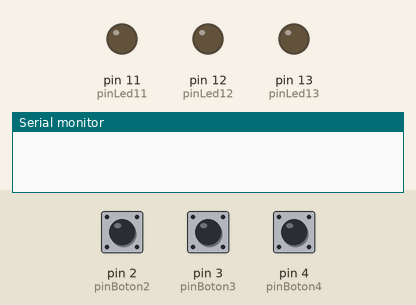
This sketch was run on a simulated Arduino Uno, built with avr-gcc and run on an emulated ATmega328P. Parts: output pins drawn as LEDs (lit = HIGH), the last lines printed to the serial monitor. The test bench sets the inputs (shaded band); at power-on: pin 2 (pinBoton2) LOW, pin 3 (pinBoton3) LOW, pin 4 (pinBoton4) LOW.

Above: at 1.2 s.
1.3 s: pin 2 (pinBoton2) pulled HIGH for 0.15 s
At 1.37 s:
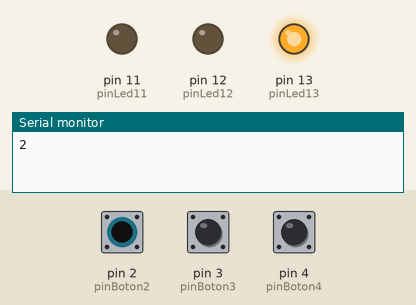
2.9 s: pin 3 (pinBoton3) pulled HIGH for 0.15 s
At 2.97 s:
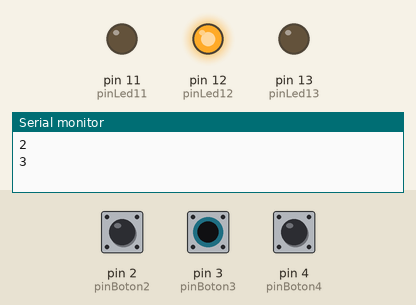
4.5 s: pin 4 (pinBoton4) pulled HIGH for 0.15 s
At 4.57 s:
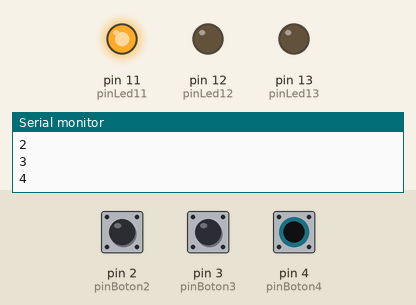
6.1 s: pin 4 (pinBoton4) pulled HIGH for 3.2 s
At 9.9 s:
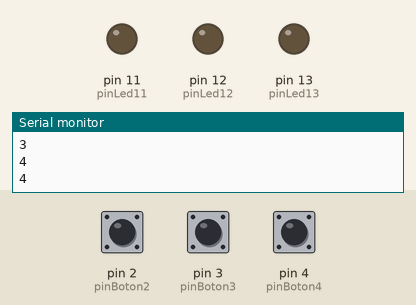
10.8 s: pin 2 (pinBoton2) pulled HIGH for 3.2 s
At 11.1 s:
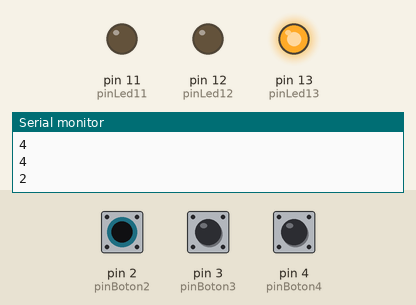
15.5 s: pin 2 (pinBoton2) driven HIGH and pin 3 (pinBoton3) driven HIGH
At 15.8 s:
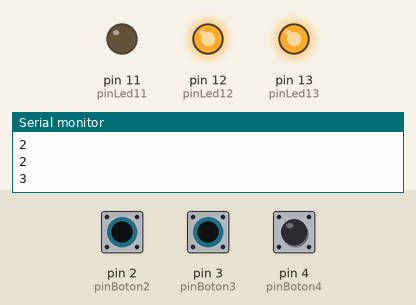
Timing chart, 0 to 18.0 s (numbered marks = the images above; inputs shaded):
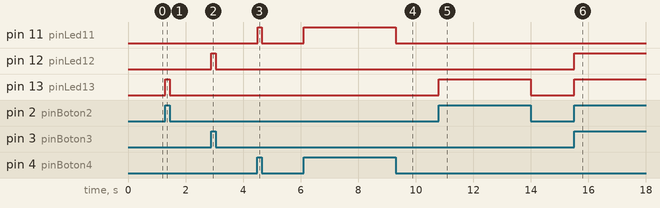

The sketch:

botonmusic.ino
```cpp
int pinBoton2 = 2;
int pinBoton3 = 3;
int pinBoton4 = 4;
int pinLed11 = 11;
int pinLed12 = 12;
int pinLed13 =  13;
int estadoBoton2Actual = 0;
int estadoBoton2Anterior = 0;
int estadoBoton3Actual = 0;
int estadoBoton3Anterior = 0;
int estadoBoton4Actual = 0;
int estadoBoton4Anterior = 0;

void setup() {
Serial.begin(9600);
// Inicializa el pin del LED como salida:
pinMode(pinLed13, OUTPUT);
pinMode(pinLed12, OUTPUT);
pinMode(pinLed11, OUTPUT);
// Inicializa el pin del botón como entrada:
pinMode(pinBoton2, INPUT);
pinMode(pinBoton3, INPUT);
pinMode(pinBoton4, INPUT);
}

void loop(){
  estadoBoton2Actual = digitalRead(pinBoton2);
  estadoBoton3Actual = digitalRead(pinBoton3);
  estadoBoton4Actual = digitalRead(pinBoton4);

  if (estadoBoton2Actual == HIGH & estadoBoton2Anterior == LOW) {
       Serial.println("2");
      digitalWrite(pinLed13, HIGH);
      estadoBoton2Anterior = estadoBoton2Actual;
  }

  if(estadoBoton2Actual == LOW){
      digitalWrite(pinLed13, LOW);
      estadoBoton2Anterior = estadoBoton2Actual;
  }

  if (estadoBoton3Actual == HIGH & estadoBoton3Anterior == LOW) {
      Serial.println("3");
      digitalWrite(pinLed12, HIGH);
      estadoBoton3Anterior = estadoBoton3Actual;
  }

  if(estadoBoton3Actual == LOW){
      digitalWrite(pinLed12, LOW);
      estadoBoton3Anterior = estadoBoton3Actual;
  }

  if (estadoBoton4Actual == HIGH & estadoBoton4Anterior == LOW) {
      Serial.println("4");
      digitalWrite(pinLed11, HIGH);
      estadoBoton4Anterior = estadoBoton4Actual;
  }

  if(estadoBoton4Actual == LOW){
      digitalWrite(pinLed11, LOW);
      estadoBoton4Anterior = estadoBoton4Actual;
  }
}
```

Measured:
- after the input at 1.3 s, pin 13 (pinLed13): LOW → HIGH at once, → LOW 0.15 s later
- after the input at 2.9 s, pin 12 (pinLed12): LOW → HIGH at once, → LOW 0.15 s later
- after the input at 4.5 s, pin 11 (pinLed11): LOW → HIGH at once, → LOW 0.15 s later
- after the input at 6.1 s, pin 11 (pinLed11): LOW → HIGH at once, → LOW 3.2 s later
- after the input at 10.8 s, pin 13 (pinLed13): LOW → HIGH at once, → LOW 3.2 s later
- after the input at 15.5 s, pin 12 (pinLed12), pin 13 (pinLed13): LOW → HIGH at once
